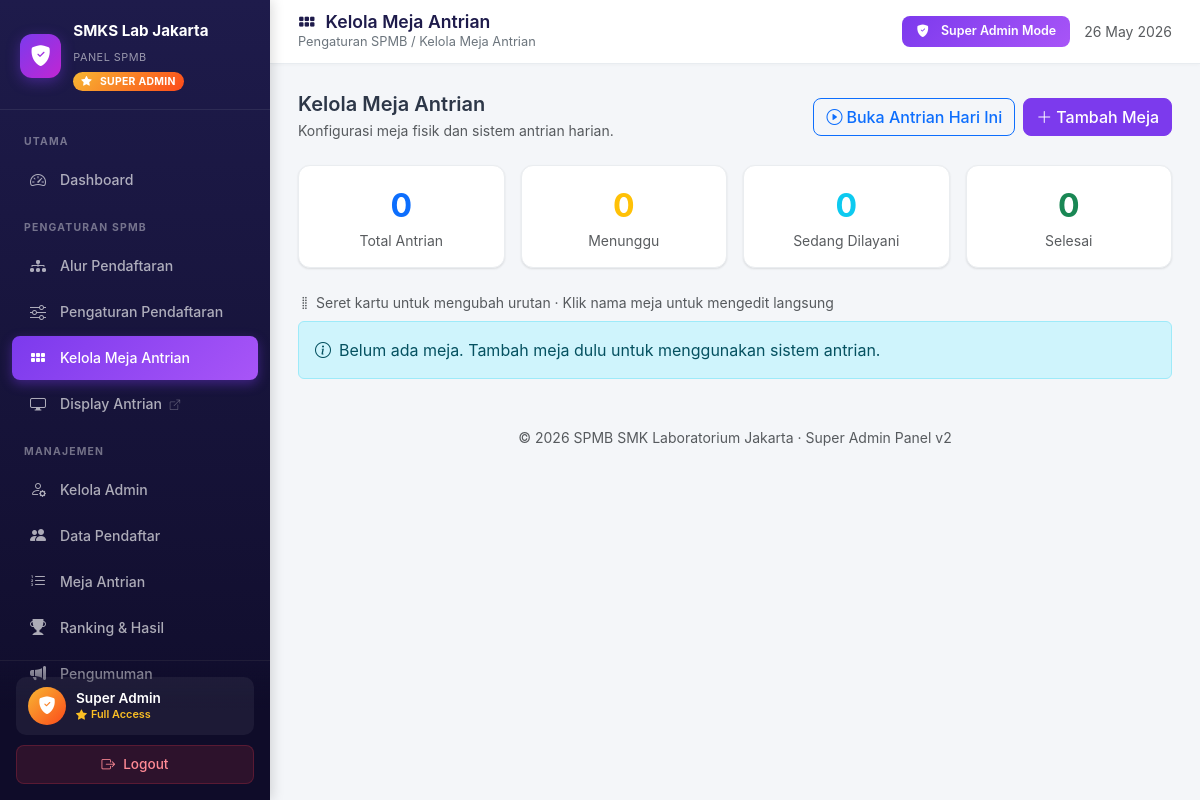
The app's page /superadmin_dashboard.php?page=meja (signed in), older data.
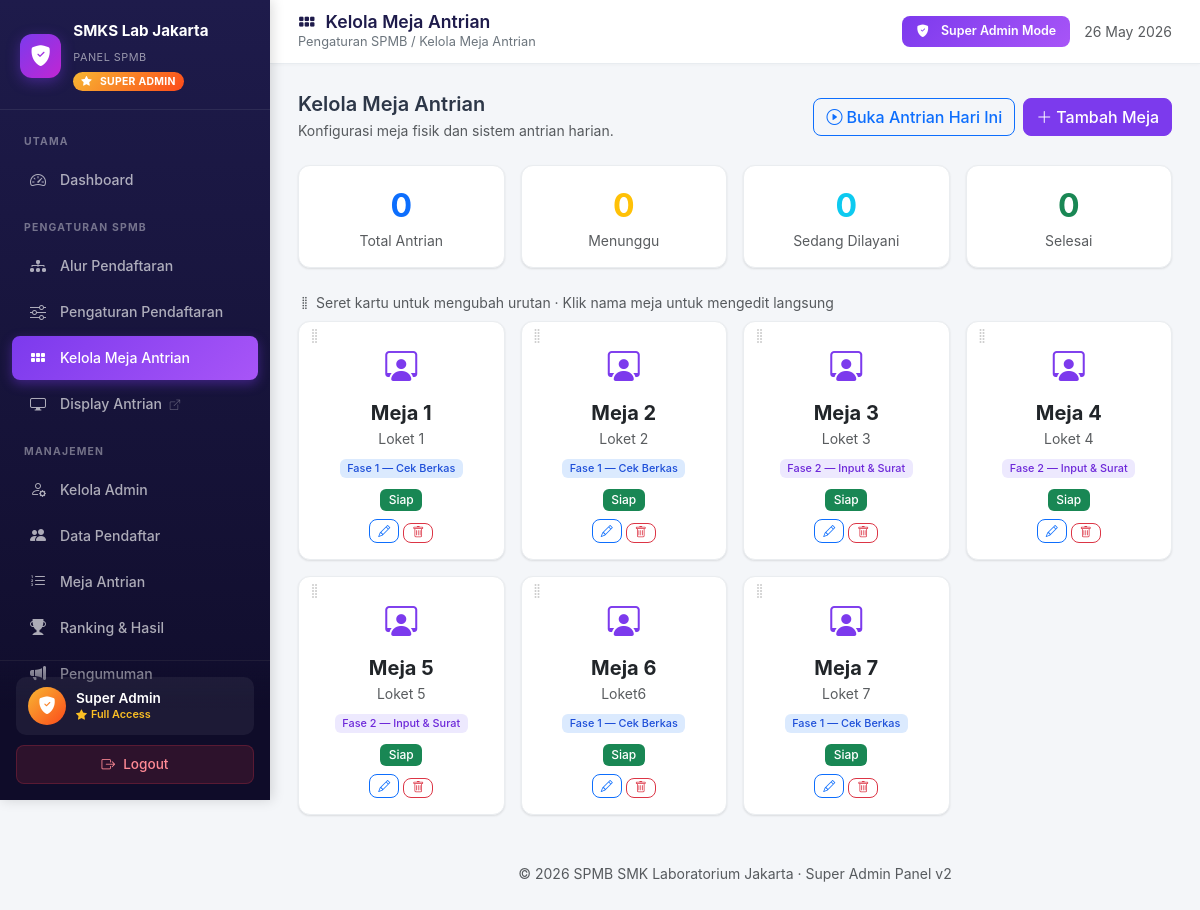
The same page, newer data.
### tables this page shows
CREATE TABLE `meja` (
  `id` int(11) NOT NULL,
  `nomor_meja` int(11) NOT NULL,
  `nama` varchar(100) DEFAULT NULL,
  `fase` tinyint(4) NOT NULL DEFAULT 1 COMMENT '1=Cek Berkas, 2=Input Data & Surat Tanda Daftar',
  `is_active` tinyint(1) NOT NULL DEFAULT 1,
  `created_at` timestamp NULL DEFAULT current_timestamp()
);

### admin/meja.php (the view, shortened to what the changed rows need)
<?php
$mejas   = $conn->query("SELECT * FROM meja ORDER BY nomor_meja")->fetchAll();
$meja_status = [];
?>
<div class="d-flex align-items-center justify-content-between mb-4 flex-wrap gap-2">
    <div>
    </div>
    <div class="d-flex gap-2 flex-wrap">
    </div>
</div>
<div class="row g-3 mb-4">
    <div class="col-6 col-md-3">
    </div>
    <div class="col-6 col-md-3">
    </div>
    <div class="col-6 col-md-3">
    </div>
    <div class="col-6 col-md-3">
    </div>
</div>
<div class="text-muted small mb-2"><i class="bi bi-grip-vertical me-1"></i>Seret kartu untuk mengubah urutan · Klik nama meja untuk mengedit langsung</div>
<?php if (!empty($mejas)): ?>
<div class="row g-3 mb-4" id="meja-sortable">
    <?php foreach ($mejas as $m): ?>
    <div class="col-md-3 col-sm-4 col-6" data-id="<?= $m['id'] ?>">
        <div class="card text-center p-3 <?= $m['is_active'] ? '' : 'opacity-50' ?>" style="position:relative;">
            <div class="meja-drag-handle" title="Seret untuk ubah urutan"
                 style="position:absolute;top:6px;left:8px;cursor:grab;color:#ccc;font-size:1rem;line-height:1;">
                <i class="bi bi-grip-vertical"></i>
            </div>
            <div class="mb-2 mt-1">
                <i class="bi bi-person-workspace" style="font-size:2rem;color:<?= $m['is_active']?'#7c3aed':'#aaa' ?>;"></i>
            </div>
            <div class="fw-bold fs-5 meja-nomor-badge">Meja <?= $m['nomor_meja'] ?></div>
            <div class="text-muted small meja-nama-label"
                 data-id="<?= $m['id'] ?>"
                 title="Klik untuk edit nama"
                 style="cursor:pointer;min-height:1.2em;border-bottom:1px dashed transparent;"
                 onmouseover="this.style.borderBottomColor='#7c3aed'"
                 onmouseout="this.style.borderBottomColor='transparent'"
            ><?= htmlspecialchars($m['nama'] ?? '') ?></div>
            <?php $mfase = (int)($m['fase'] ?? 1); ?>
            <div class="mt-1">
                <span class="badge" style="font-size:.68rem;background:<?= $mfase==2?'#ede9fe':'#dbeafe' ?>;color:<?= $mfase==2?'#6d28d9':'#1d4ed8' ?>;">
                    Fase <?= $mfase ?> — <?= $mfase==2?'Input & Surat':'Cek Berkas' ?>
                </span>
            </div>
            <div class="mt-2">
                <?php if (isset($meja_status[$m['id']])): ?>
                    <span class="badge bg-info">Melayani #<?= $meja_status[$m['id']] ?></span>
                <?php elseif ($m['is_active']): ?>
                    <span class="badge bg-success">Siap</span>
                <?php else: ?>
                    <span class="badge bg-secondary">Nonaktif</span>
                <?php endif; ?>
            </div>
            <div class="mt-2 d-flex gap-1 justify-content-center">
                <button class="btn btn-xs btn-outline-primary py-0 px-2" style="font-size:.75rem;"
                        data-bs-toggle="modal" data-bs-target="#modalEditMeja<?= $m['id'] ?>">
                    <i class="bi bi-pencil"></i>
                </button>
                <form method="POST" class="d-inline" onsubmit="return confirm('Hapus Meja <?= $m['nomor_meja'] ?>?')">
                    <button type="submit" class="btn btn-xs btn-outline-danger py-0 px-2" style="font-size:.75rem;">
                        <i class="bi bi-trash"></i>
                    </button>
                </form>
            </div>
        </div>
    </div>
    <?php endforeach; ?>
</div>
<?php else: ?>
<div class="alert alert-info mb-4">
    <i class="bi bi-info-circle me-2"></i>Belum ada meja. Tambah meja dulu untuk menggunakan sistem antrian.
</div>
<?php endif; ?>

### superadmin_dashboard.php (shortened to what the changed rows need)
<?php
$page = $_GET['page'] ?? 'super_home';
$pages = [
    'super_home'      => ['label' => 'Dashboard',              'icon' => 'bi-speedometer2',         'group' => 'Utama'],
    'alur'            => ['label' => 'Alur Pendaftaran',       'icon' => 'bi-diagram-3-fill',       'group' => 'Pengaturan SPMB'],
    'pengaturan_ppdb' => ['label' => 'Pengaturan Pendaftaran', 'icon' => 'bi-sliders',              'group' => 'Pengaturan SPMB'],
    'meja'            => ['label' => 'Kelola Meja Antrian',    'icon' => 'bi-grid-3x2-gap-fill',    'group' => 'Pengaturan SPMB'],
    'antrian_display' => ['label' => 'Display Antrian',        'icon' => 'bi-display',              'group' => 'Pengaturan SPMB'],
    'kelola_admin'    => ['label' => 'Kelola Admin',           'icon' => 'bi-person-gear',          'group' => 'Manajemen'],
    'pendaftar'       => ['label' => 'Data Pendaftar',         'icon' => 'bi-people-fill',          'group' => 'Manajemen'],
    'antrian'         => ['label' => 'Meja Antrian',           'icon' => 'bi-list-ol',              'group' => 'Manajemen'],
    'ranking'         => ['label' => 'Ranking & Hasil',        'icon' => 'bi-trophy-fill',          'group' => 'Manajemen'],
    'announcements'   => ['label' => 'Pengumuman',             'icon' => 'bi-megaphone-fill',       'group' => 'Manajemen'],
    'site_content'    => ['label' => 'Konten Website',         'icon' => 'bi-layout-text-window-reverse', 'group' => 'Konten'],
    'audit_log'       => ['label' => 'Audit Log',              'icon' => 'bi-journal-text',         'group' => 'Sistem'],
    'system_info'     => ['label' => 'System Info',            'icon' => 'bi-info-square',          'group' => 'Sistem'],
    'backup'          => ['label' => 'Backup / Export',        'icon' => 'bi-cloud-download',       'group' => 'Sistem'],
];
$grouped = [];
foreach ($pages as $key => $info) {
    $grouped[$info['group']][$key] = $info;
}
?>
<!DOCTYPE html>
<html lang="id">
<head>
    <link href="https://cdn.jsdelivr.net/npm/bootstrap@5.3.3/dist/css/bootstrap.min.css" rel="stylesheet">
    <link href="https://cdn.jsdelivr.net/npm/bootstrap-icons@1.11.3/font/bootstrap-icons.min.css" rel="stylesheet">
</head>
<body>
<aside class="sidebar">
    <nav class="mt-2">
        <?php foreach ($grouped as $group => $items): ?>
            <div class="nav-group-label"><?= $group ?></div>
            <?php foreach ($items as $key => $info): ?>
                <?php if ($key === 'antrian_display'): ?>
                <a href="antrian_display.php" target="_blank" class="nav-link">
                    <i class="bi <?= $info['icon'] ?>"></i>
                    <span><?= $info['label'] ?> <i class="bi bi-box-arrow-up-right ms-1" style="font-size:.65rem;opacity:.5;"></i></span>
                </a>
                <?php else: ?>
                <a href="?page=<?= $key ?>" class="nav-link <?= $page === $key ? 'active' : '' ?>">
                    <i class="bi <?= $info['icon'] ?>"></i>
                    <span><?= $info['label'] ?></span>
                </a>
                <?php endif; ?>
            <?php endforeach; ?>
        <?php endforeach; ?>
    </nav>
</aside>
<div class="content-wrap">
    <header class="topbar">
        <div>
            <h1><i class="bi <?= $pages[$page]['icon'] ?? 'bi-grid' ?>"></i><?= $pages[$page]['label'] ?? 'Dashboard' ?></h1>
        </div>
    </header>
    <main class="content fade-in">
    <?php
    $include_map = [
        'super_home'      => 'admin/super_home.php',
        'alur'            => 'admin/alur.php',
        'pengaturan_ppdb' => 'admin/pengaturan_ppdb.php',
        'meja'            => 'admin/meja.php',
        'antrian_display' => 'antrian_display.php',
        'kelola_admin'    => 'admin/kelola_admin.php',
        'pendaftar'       => 'admin/pendaftar.php',
        'antrian'         => 'admin/antrian.php',
        'ranking'         => 'admin/ranking.php',
        'announcements'   => 'admin/announcements.php',
        'site_content'    => 'admin/site_content.php',
        'audit_log'       => 'admin/audit_log.php',
        'system_info'     => 'admin/system_info.php',
        'backup'          => 'admin/backup.php',
    ];
    $file = $include_map[$page] ?? 'admin/super_home.php';
    if (file_exists(__DIR__ . '/' . $file)) {
        include __DIR__ . '/' . $file;
    } else {
        echo '<div class="alert alert-warning">Halaman tidak ditemukan: ' . htmlspecialchars($file) . '</div>';
    }
    ?>
    <footer class="text-center text-muted small mt-5 pb-3">
        &copy; <?= date('Y') ?> SPMB SMK Laboratorium Jakarta · Super Admin Panel v2
    </footer>
    </main>
</div>
</body>
</html>

Row changes from the older to the newer data that the page shows:
added meja: is_active 1 (drawn), nomor_meja "1", nama "Loket 1", fase "1", shows "Cek Berkas"
added meja: is_active 1 (drawn), nomor_meja "2", nama "Loket 2", fase "1", shows "Cek Berkas"
added meja: is_active 1 (drawn), nomor_meja "3", nama "Loket 3", fase "2", shows "Input & Surat"
added meja: is_active 1 (drawn), nomor_meja "4", nama "Loket 4", fase "2", shows "Input & Surat"
added meja: is_active 1 (drawn), nomor_meja "5", nama "Loket 5", fase "2", shows "Input & Surat"
added meja: is_active 1 (drawn), nomor_meja "6", nama "Loket6", fase "1", shows "Cek Berkas"
added meja: is_active 1 (drawn), nomor_meja "7", nama "Loket 7", fase "1", shows "Cek Berkas"
Text that changed along with them:
text no longer shown: "Belum ada meja. Tambah meja dulu untuk menggunakan sistem antrian."
